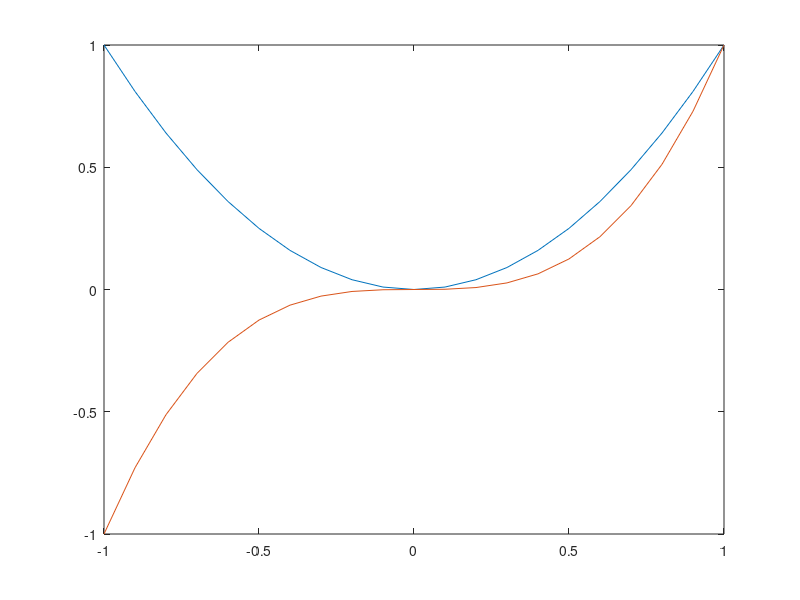

The MATLAB script that drew this image:
% Outra forma de se obter gráficos sobrepostos é com o uso da função hold, 
% que faz com que todos os resultados gráficos subsequentes ao seu uso 
% sejam desenhados em uma mesma janela de figura. 
% Exemplo (considerando as variáveis do exemplo anterior):

function func_hold()

x = -1:0.1:1; %Criavetor'x':valoresentre1e-1espacadosde0.1 
y = x.^2; %Calculay
z = x.^3; %CalculaZ

plot(x,y);%Desenhaograficodeumafuncao
hold on%Ativaa'trava'deexibicaografica 
plot(x,z);%Desenhaoutrograficonamesmajaneladefigura 
hold off%Desativaa'trava'deexibicaografica

end